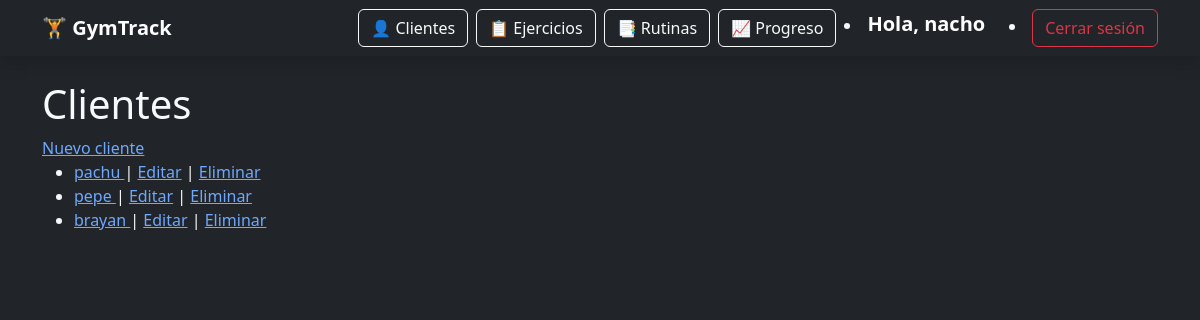
Page /clientes/ (signed in) on the earlier database version.
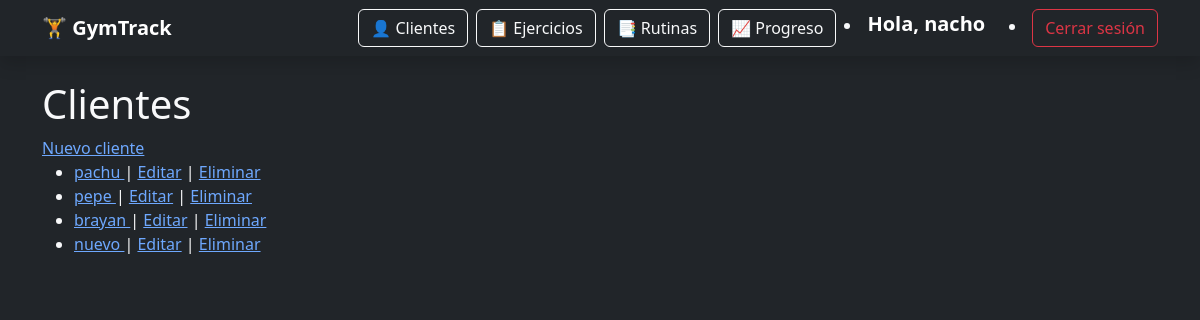
Same page on the later database version.
### clientes/models.py (models this page shows, shortened)
class Cliente(models.Model):
    entrenadores = models.ManyToManyField(settings.AUTH_USER_MODEL, related_name="clientes")
    nombre = models.CharField(max_length=100)
    edad = models.PositiveIntegerField(null=True, blank=True)
    altura_cm = models.PositiveIntegerField(null=True, blank=True)
    peso_kg = models.FloatField(null=True, blank=True)
    lesiones = models.TextField(blank=True, help_text="Anotar lesiones o complicaciones")

### clientes/views.py (the view)
# urls.py: path("", ClienteListaView.as_view(), name="lista"),
class ClienteListaView(LoginRequiredCustomMixin, RolRequiredMixin, EntrenadorQuerysetMixin, ListView):
    model = Cliente
    template_name = "clientes/lista.html"
    context_object_name = "clientes"
    rol_permitido = "entrenador"  # 👈 solo entrenadores

### usuarios/mixins.py (called while the page is built)
    def test_func(self):
        user = self.request.user
        if not user.is_authenticated:
            return False
        if self.rol_permitido:
            return user.rol == self.rol_permitido
        return False

    def get_queryset(self):
        qs = super().get_queryset()
        user = self.request.user
        if user.is_superuser:
            return qs
        if hasattr(self.model, "cliente"):
            return qs.filter(cliente__entrenadores=user).distinct()
        if hasattr(self.model, "entrenadores"):
            return qs.filter(entrenadores=user).distinct()
        return qs.none()

### clientes/templates/clientes/lista.html (shortened to what this page needs)
{% extends "base.html" %}
{% block content %}
<body>
    <h1>Clientes</h1>
    <a href="{% url 'clientes:crear' %}">Nuevo cliente</a>
    <ul>
        {% for cliente in clientes %}
            <li>
                <a href="{% url 'clientes:detalle' cliente.pk %}">
                    {{ cliente.nombre }}
                </a>
                |
                <a href="{% url 'clientes:editar' cliente.pk %}">Editar</a>
                |
                <a href="{% url 'clientes:eliminar' cliente.pk %}">Eliminar</a>
            </li>
        {% empty %}
            <li>No hay clientes registrados.</li>
        {% endfor %}
    </ul>
</body>
</html>
{% endblock %}

Differences in the rows shown:
added Cliente: nombre "nuevo"
